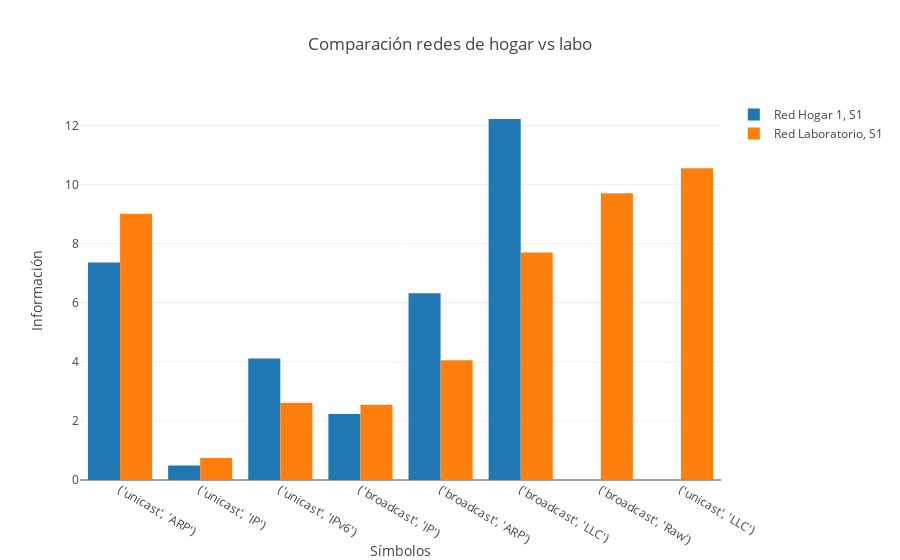
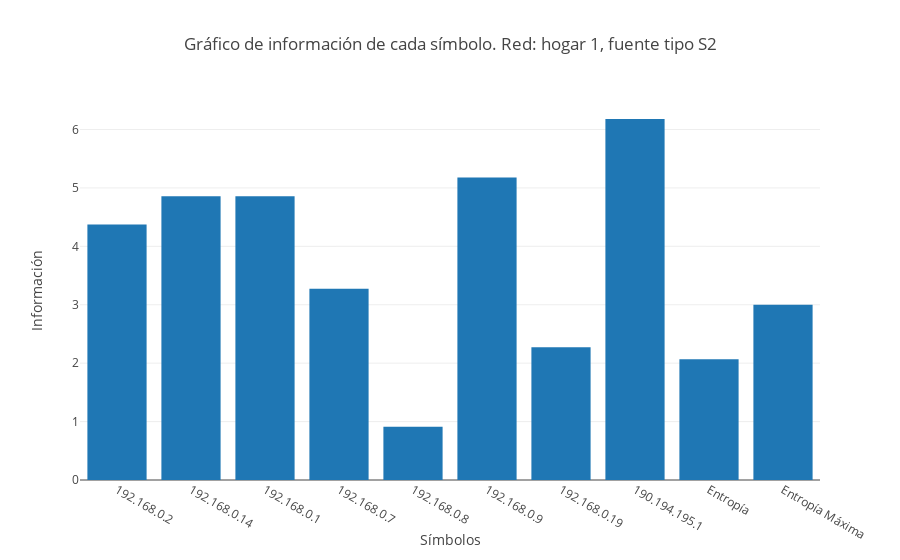
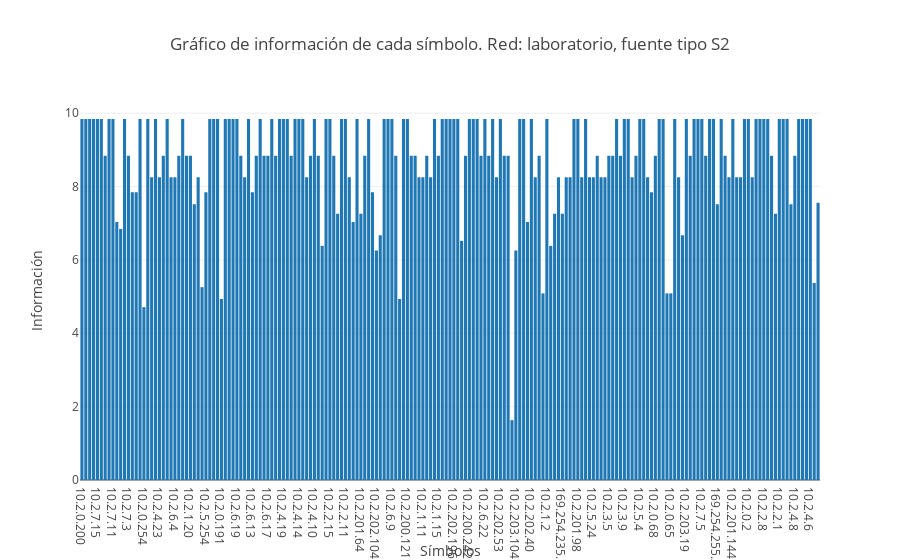

The code cell stored with these charts, in order, in its notebook:
### Code cell
import os
import plotly
import subprocess
import pandas as pd
import numpy as np
import plotly.plotly as py
import plotly.figure_factory as ff
import plotly.graph_objs as go
import collections
import re
from operator import itemgetter

from IPython.core.interactiveshell import InteractiveShell
InteractiveShell.ast_node_interactivity = "all"

plotly.tools.set_credentials_file(username='Fernet', api_key='zC7ogVfVT5UPcpu2VKse')
plotly.offline.init_notebook_mode(connected=True)

#---------------- Settings ----------------

image_ext = "svg" #Extension para bajar los graficos
poda = 5 #Cuantos datos se dejan a cada lado al podar
n = 175  #El n fijo para el grafico de tiempo en función de calidad de solucion
#image_h = 1000
#image_w = 1400
image_h = 600
image_w = 800

#---------------- Funciones ----------------

def read_source_data(input_file, source_name):
    data = pd.read_csv(input_file, sep=";")
    symbols = data["Symbol"].tolist()
    probabilities = data["Probability"].tolist()
    information = data["Information"].tolist()
    entropy = data["Entropy"][0]
    max_entropy = data["Maximum Entropy"][0]
    source_data = SourceData(Symbols=symbols, Probabilities=probabilities,
                        Information=information, Entropy=entropy, Max_Entropy=max_entropy, Source_Name=source_name)
    return source_data

def plot_symbols_info(source_data, fig_title):
    
    symbols = source_data.Symbols
    print len(symbols)
    information = source_data.Information
    entropy = source_data.Entropy
    max_entropy = source_data.Max_Entropy

    symbols = symbols + ["Entropía", "Entropía Máxima "]
    information = information + [entropy, max_entropy] 
    x_title = "Símbolos"
    y_title = "Información"
    fig = create_bar_fig(symbols, information, x_title, y_title, fig_title)
    
    plotly.offline.iplot(fig)

def plot_symbols_info_V2(sources, fig_title):
    
    traces = [go.Bar(x = source_data.Symbols, y = source_data.Information,name = source_data.Source_Name)
              for source_data in sources]
    
    x_title = "Símbolos"
    y_title = "Información"
    layout = go.Layout(
                title = fig_title,
                xaxis = dict(title = x_title),
                yaxis = dict(title = y_title)
    )
    
    fig = go.Figure(data=traces, layout=layout)
    
    plotly.offline.iplot(fig)
    
def plot_broadcast_info(source_data, fig_title):
    symbols = source_data.Symbols
    probabilities = source_data.Probabilities
    
    broadcast_probability = 0
    for i in range(len(symbols)):
        s = symbols[i]
        if 'broadcast' in s:
            broadcast_probability += probabilities[i]
    labels = ['Broadcast', 'Unicast']
    values = [broadcast_probability, 1 - broadcast_probability]
    layout = go.Layout(title=fig_title)
    #Create pie fig
    fig = {
        "data": [{"values": values, "labels": labels, "type":"pie"}],
        "layout": {"title": fig_title}
    }
    
    plotly.offline.iplot(fig)
       
    
def plot_probabilities_info(source_data, fig_title):
    symbols = source_data.Symbols
    probabilities = source_data.Probabilities
    fig = create_bar_fig(symbols, probabilities, fig_title)
    plotly.offline.iplot(fig)



def tiempo_vs_calidad(data_path, algoritmo, tam):
    data = pd.read_csv(data_path, sep = ";")
    df_algoritmo = data.loc[data["Algoritmo"] == algoritmo] #Tiene todas las filas del algoritmo pedido
    df_algoritmo = df_algoritmo.loc[df_algoritmo["V"] == tam] #Tiene todas las filas para el V pedido
    df_algoritmo["Calidad_solucion"] = df_algoritmo["Solucion"] / (df_algoritmo["Solucion"] + df_algoritmo["Dif_frontera"])
    
    tiempos = df_algoritmo["Tiempo"]
    calidades = df_algoritmo["Calidad_solucion"]
    return tiempos, calidades


def create_bar_fig(x_values, y_values, x_title, y_title, fig_title="Bar fig"):
    data = [go.Bar(
                x = x_values,
                y = y_values
        )]

    layout = go.Layout(
        xaxis=dict(
            title = x_title
        ),
        yaxis=dict(
            title = y_title
        ),
        title = fig_title
    )
    fig = go.Figure(data=data, layout=layout)
    return fig

#Toma un vector de tuplas (x, y, nombre) y devuelve una figura con cada tupla de datos
def crear_fig(traces, xtitle, ytitle, fig_title, marcadores=None):
    data = []
    for trace in traces:
        #Para que todas las traces sean distintas ademas del color
        i = 0
        if not marcadores:
            modo = str(i)
        else:
            modo = marcadores
        i += 1

        new_trace = go.Scatter(
            x = trace[0],
            y = trace[1],
            name = trace[2],
            mode = modo
                
        )
        data.append(new_trace)
    
    layout = go.Layout(
        xaxis=dict(
            tickmode = "auto",
            #nticks = cant_exp,
            ticks = "inside",
            #tick0 = 0,
            #ticklen = 8,
            #dtick = 3,
            title = xtitle,
            tickangle = 0
        ),
        yaxis=dict(
            tick0 = 0,
            zeroline = "False",
            ticks='inside',
            ticklen=8,
            tickwidth=3,
            tickcolor='#000',
            title = ytitle
        ),
        legend=dict(
            x=10,
            y=1,
            traceorder='normal',
            font=dict(
                family='sans-serif',
                size=14,
                color='#000'
            ),
            bgcolor='#E2E2E2',
            bordercolor='#FFFFFF',
            borderwidth=2
        ),
        title = fig_title
    )
    
    return go.Figure(data=data, layout=layout)

#---------------- Script ----------------

#---Data gathering---

SourceData = collections.namedtuple('SourceData', ['Symbols', "Probabilities",
                                    "Information", "Entropy", "Max_Entropy", "Source_Name"])

#--S1--

#Home network 1
source_data_hn1_S1 = read_source_data("homeNetwork1_S1.csv", "Red Hogar 1, S1")

#Home network 2
#source_data_hn2_S1 = read_source_data("homeNetwork2_S1.csv", "Red Hogar 2, S1")

#Work network
#source_data_wn_S1 = read_source_data("workNetwork_S1.csv", "Red Trabajo, S1")

#Lab network
source_data_ln_S1 = read_source_data("labNetwork_S1.csv", "Red Laboratorio, S1")


#--S2--

#Home network 1
source_data_hn1_S2 = read_source_data("homeNetwork1_S2.csv", "Red Hogar 1, S2")

#Home network 2
#source_data_hn2_S2 = read_source_data("homeNetwork2_S2.csv", "Red Hogar 2, S2")

#Work network
#source_data_wn_S2 = read_source_data("workNetwork_S2.csv", "Red Trabajo, S2")

#Lab network
source_data_ln_S2 = read_source_data("labNetwork_S2.csv", "Red Laboratorio, S2")


#Graficos

def call_on_sources(function, source_type):
    if function == plot_symbols_info:
        plot_fun_title = "Gráfico de información de cada símbolo. Red: "
    elif function == plot_broadcast_info:
        plot_fun_title = "Gráfico de tráfico de broadcast sobre el total. Red: "
    elif function == plot_probabilities_info:
        plot_fun_title = "Gráfico de probabilidades de cada símbolo. Red: "
    elif function == plot_ARP_network:
        plot_fun_title = "Gráfico de la red ARP subyacente. Red: "
    else:
        print "Error in call_on_sources source_type parameter. Must be 1 or 2"
    
    if source_type == 1:
        function(source_data_hn1_S1, plot_fun_title + "hogar 1, fuente tipo S1")
        function(source_data_hn2_S1, plot_fun_title + "hogar 2, fuente tipo S1")
        #function(source_data_wn_S1, plot_fun_title + "trabajo, fuente tipo S1")
        #function(source_data_ln_S1, plot_fun_title + "laboratorio, fuente tipo S1")
    elif source_type == 2:
        function(source_data_hn1_S2, plot_fun_title + "hogar 1, fuente tipo S2")
        #function(source_data_hn2_S2, plot_fun_title + "hogar 2, fuente tipo S2")
        #function(source_data_wn_S2, plot_fun_title + "trabajo, fuente tipo S2")
        function(source_data_ln_S2, plot_fun_title + "laboratorio, fuente tipo S2")

def plot_graphs_S1():
    #call_on_sources(plot_symbols_info, 1)
    #call_on_sources(plot_broadcast_info, 1)
    #call_on_sources(plot_probabilities_info, 1)
    networks = [source_data_hn1_S1, source_data_ln_S1]
    plot_symbols_info_V2(networks, "Comparación redes de hogar vs labo")
    
    
def plot_graphs_S2():
    call_on_sources(plot_symbols_info, 2)
    
    
def plot_all_graphs():
    plot_graphs_S1()
    plot_graphs_S2()


plot_all_graphs()




#plotly.offline.iplot(fig)
#plotly.offline.iplot(fig, image = image_ext, image_width = image_w, image_height = image_h, filename = "Ejemplo")

### Figure 1 — Plotly figure (JSON) as saved in the notebook; plotly's stock layout.template omitted (floating-point values rounded to 4 significant figures)
{"data": [{"name": "Red Hogar 1, S1", "type": "bar", "x": ["('unicast', 'ARP')", "('unicast', 'IP')", "('unicast', 'IPv6')", "('broadcast', 'IP')", "('broadcast', 'ARP')", "('broadcast', 'LLC')"], "y": [7.361, 0.4925, 4.11, 2.234, 6.324, 12.22]}, {"name": "Red Laboratorio, S1", "type": "bar", "x": ["('broadcast', 'Raw')", "('broadcast', 'LLC')", "('broadcast', 'ARP')", "('unicast', 'IP')", "('unicast', 'IPv6')", "('broadcast', 'IP')", "('unicast', 'ARP')", "('unicast', 'LLC')"], "y": [9.703, 7.703, 4.051, 0.7447, 2.614, 2.549, 9.015, 10.55]}], "layout": {"title": "Comparación redes de hogar vs labo", "xaxis": {"title": "Símbolos"}, "yaxis": {"title": "Información"}}}

### Figure 2 — Plotly figure (JSON) as saved in the notebook; plotly's stock layout.template omitted (floating-point values rounded to 4 significant figures)
{"data": [{"type": "bar", "x": ["192.168.0.2", "192.168.0.14", "192.168.0.1", "192.168.0.7", "192.168.0.8", "192.168.0.9", "192.168.0.19", "190.194.195.1", "Entropía", "Entropía Máxima "], "y": [4.373, 4.858, 4.858, 3.273, 0.9131, 5.18, 2.273, 6.18, 2.068, 3]}], "layout": {"title": "Gráfico de información de cada símbolo. Red: hogar 1, fuente tipo S2", "xaxis": {"title": "Símbolos"}, "yaxis": {"title": "Información"}}}

### Figure 3 — Plotly figure (JSON) as saved in the notebook; plotly's stock layout.template omitted (floating-point values rounded to 4 significant figures; data arrays with more than 128 entries replaced by an {"elided": "..."} marker saying what was removed)
{"data": [{"type": "bar", "x": {"elided": "191 str values"}, "y": {"elided": "191 float values"}}], "layout": {"title": "Gráfico de información de cada símbolo. Red: laboratorio, fuente tipo S2", "xaxis": {"title": "Símbolos"}, "yaxis": {"title": "Información"}}}
